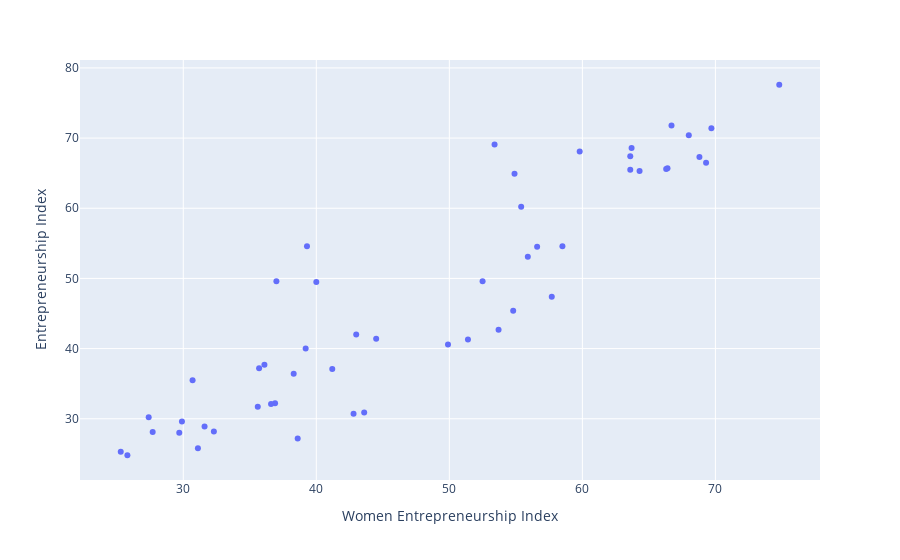

This figure's notebook cell:
### Markdown cell above
From the scatter plot above, we can see than With a decrease in Inflation Entrepreneurship Index increases

### Code cell
px.scatter(data, x ='Women Entrepreneurship Index', y = 'Entrepreneurship Index')

### Figure 1 — Plotly figure (JSON) as saved in the notebook; plotly's stock layout.template omitted (floating-point values rounded to 4 significant figures)
{"data": [{"hovertemplate": "Women Entrepreneurship Index=%{x}<br>Entrepreneurship Index=%{y}<extra></extra>", "legendgroup": "", "marker": {"color": "#636efa", "symbol": "circle"}, "mode": "markers", "name": "", "orientation": "v", "showlegend": false, "type": "scatter", "x": [54.9, 63.6, 55.4, 66.4, 68.8, 63.6, 43.0, 64.3, 51.4, 56.6, 58.5, 69.3, 54.8, 55.9, 52.5, 49.9, 69.7, 53.7, 57.7, 66.7, 74.8, 68.0, 40.0, 66.3, 59.8, 63.7, 53.4, 27.4, 35.7, 29.7, 31.6, 31.1, 38.3, 36.1, 32.3, 27.7, 29.9, 25.8, 25.3, 38.6, 41.2, 39.2, 42.8, 36.9, 43.6, 35.6, 37.0, 36.6, 30.7, 39.3, 44.5], "xaxis": "x", "y": [64.9, 65.5, 60.2, 65.7, 67.3, 67.4, 42.0, 65.3, 41.3, 54.5, 54.6, 66.5, 45.4, 53.1, 49.6, 40.6, 71.4, 42.7, 47.4, 71.8, 77.6, 70.4, 49.5, 65.6, 68.1, 68.6, 69.1, 30.2, 37.2, 28.0, 28.9, 25.8, 36.4, 37.7, 28.2, 28.1, 29.6, 24.8, 25.3, 27.2, 37.1, 40.0, 30.7, 32.2, 30.9, 31.7, 49.6, 32.1, 35.5, 54.6, 41.4], "yaxis": "y"}], "layout": {"legend": {"tracegroupgap": 0}, "margin": {"t": 60}, "xaxis": {"anchor": "y", "domain": [0.0, 1.0], "title": {"text": "Women Entrepreneurship Index"}}, "yaxis": {"anchor": "x", "domain": [0.0, 1.0], "title": {"text": "Entrepreneurship Index"}}}}
